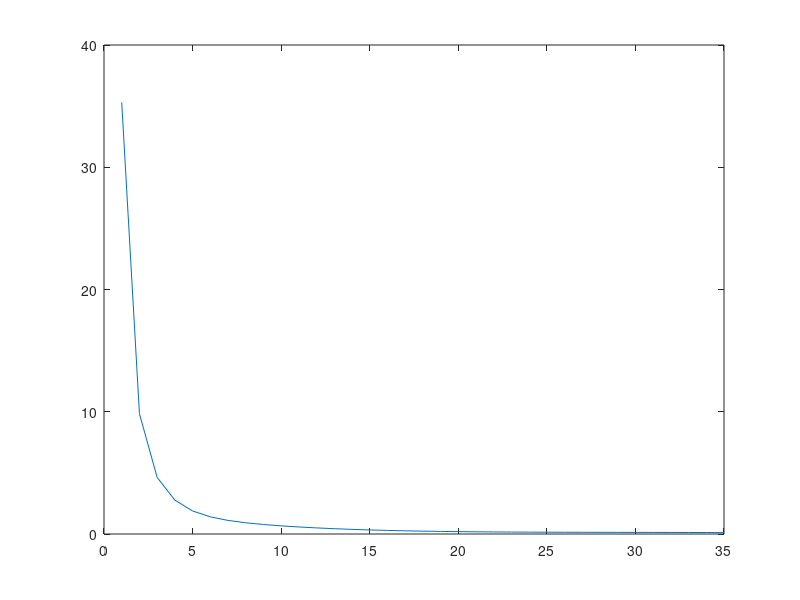
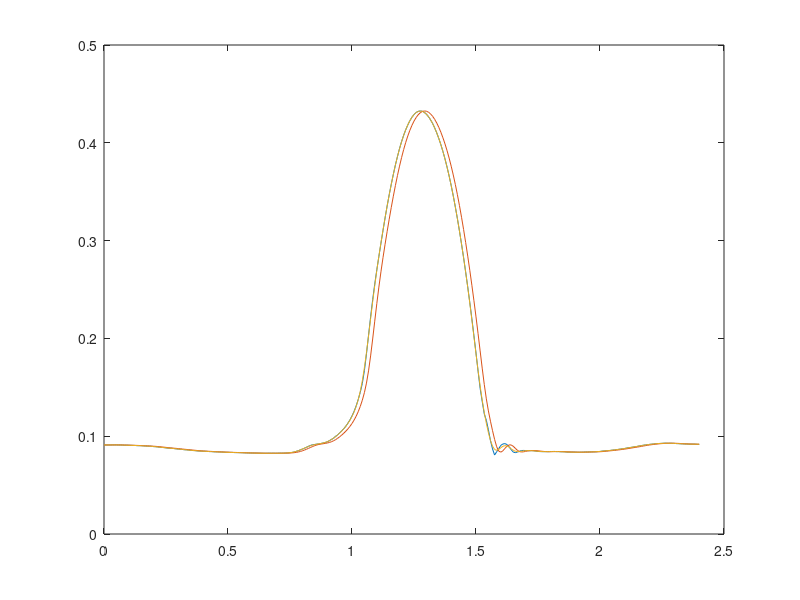

The MATLAB source for these figures, in order:
% Created by: Anthony Le
% Last updated: 02.04.2018

% KIN 523: Homework 3 - Signal Processing
% Due: 02.06.2018
%% Problem 4b and 4c
close all;
clear;

% part b
load('Residuals.mat');
% Freq_Resid col vector in Hz
% Resid col vector in mm

figure(1);
plot(Freq_Resid, Resid);

% part c
load('FilterData.mat');
% Time col vector in s
% LANK col vector in m
% LTOE col vector in m

f_c = 10; % in Hz; cut-off freq
f_s = 120; % in frames/s; sampling freq
T = 1 / f_s; % in s per frame; sampling period

Omega_C = tan(pi * (f_c / f_s)) / 0.802;

a_0 = (Omega_C^2) / (1 + sqrt(2) * Omega_C + Omega_C^2);
a_1 = 2 * a_0;
a_2 = a_0;

b_1 = (2 * (1 - Omega_C^2)) / (1 + sqrt(2) * Omega_C + Omega_C^2);
b_2 = 1 - (a_0 + a_1 + a_2 + b_1);

X_kT_Ank = LANK;
X_kT_Ank_back = flipud(X_kT_Ank);
Y1_kT_Ank = [0.091051; 0.091039];

for i = 3:289
    y1_kT_ank = a_0 * X_kT_Ank(i) + a_1 * X_kT_Ank(i-1) + a_2 * X_kT_Ank(i-2) + b_1 * Y1_kT_Ank(i-1) + b_2 * Y1_kT_Ank(i-2);
    Y1_kT_Ank = cat(1, Y1_kT_Ank, y1_kT_ank);
end

Y1_kT_Ank_back = flipud(Y1_kT_Ank);
Y2_kT_Ank = [Y1_kT_Ank_back(1, 1); Y1_kT_Ank_back(2, 1)];

for j = 3:289
    y2_kT_ank = a_0 * Y1_kT_Ank_back(j) + a_1 * Y1_kT_Ank_back(j-1) + a_2 * Y1_kT_Ank_back(j-2) + b_1 * Y2_kT_Ank(j-1) + b_2 * Y2_kT_Ank(j-2);
    Y2_kT_Ank = cat(1, Y2_kT_Ank, y2_kT_ank);
end

Y2_kT_Ank = flipud(Y2_kT_Ank);

N = 289;

R_f_c_Ank = sqrt((1 / N) * sum((X_kT_Ank - Y2_kT_Ank).^2));

figure(2);
plot(Time, X_kT_Ank);
hold on;
plot(Time, Y1_kT_Ank);
plot(Time, Y2_kT_Ank);
hold off;
